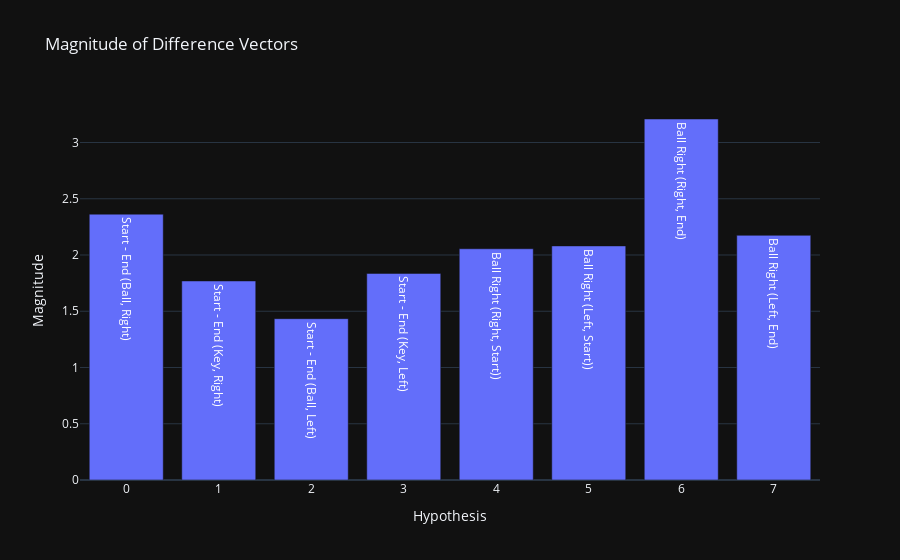

Write notebook code for a chart like this one.
### Markdown cell above
What would be useful here is to pick an embedding and then get back everything that has a high norm with that embedding and to have that highlighted on the graph.

### Code cell
# vector arithmetic experiment.

# get embedding vectors for ball, (5,2), ball (5,6), key (5,2), key (5,6)
ball_5_2 = restricted_embeddings[restricted_labels.index("ball, (5,2)")] # ball right, agent at start
ball_5_6 = restricted_embeddings[restricted_labels.index("ball, (5,6)")] # ball right, agent at end
key_5_2 = restricted_embeddings[restricted_labels.index("key, (5,2)")] # key right, agent at start
key_5_6 = restricted_embeddings[restricted_labels.index("key, (5,6)")] # key right, agent at end
ball_1_2 = restricted_embeddings[restricted_labels.index("ball, (1,2)")] # ball left, agent at start
ball_1_6 = restricted_embeddings[restricted_labels.index("ball, (1,6)")] # ball left, agent at end
key_1_2 = restricted_embeddings[restricted_labels.index("key, (1,2)")] # key left, agent at start
key_1_6 = restricted_embeddings[restricted_labels.index("key, (1,6)")] # key left, agent at end

# print magnitude of each vector
for vector in [ball_5_2, ball_5_6, key_5_2, key_5_6, ball_1_2, ball_1_6, key_1_2, key_1_6]:
    print(torch.norm(vector).item(), end = ", ")

# hypothesis is that key, (5,2) - key, (5,6) = ball, (5,2) - ball, (5,6)
start_minus_end_hyp_1 = ball_5_2 - ball_5_6 # start not end via ball on right
start_minus_end_hyp_2 = key_5_2 - key_5_6 # start not end via key on right
start_minus_end_hyp_3 = ball_1_2 - ball_1_6 # start not end via ball on left
start_minus_end_hyp_4 = key_1_2 - key_1_6 # start not end via key on left

# These are a positive control, there shouldn't be any semantic differences. 
ball_right_hyp_1 = ball_5_2 - key_5_2 # ball right via right position at start
ball_right_hyp_2 = key_1_2 - ball_1_2 # ball right via left position at start
ball_right_hyp_3 = ball_5_6 - key_5_6 # ball right via right position at end
ball_right_hyp_4 = key_1_6 - ball_1_6 # ball right via left position at end


# get the cosine similarity between each combination of vectors, concatenate and then do cosine similarity
# between the concatenated vectors
hypotheses = torch.stack([start_minus_end_hyp_1, start_minus_end_hyp_2, start_minus_end_hyp_3, start_minus_end_hyp_4,
    ball_right_hyp_1, ball_right_hyp_2, ball_right_hyp_3, ball_right_hyp_4], dim=0)
x_labels = [
    "ball, (5,2) - ball, (5,6)", 
    "key, (5,2) - key, (5,6)",
    "ball, (1,2) - ball, (1,6)", 
    "key, (1,2) - key, (1,6)",
    "ball, (5,2) - key, (5,2)", 
    "key, (1,2) - ball, (1,2)", 
    "ball, (5,6) - key, (5,6)", 
    "key, (1,6) - ball, (1,6)"]
y_labels = [
    "Start - End (Ball, Right)",
    "Start - End (Key, Right)",
    "Start - End (Ball, Left)",
    "Start - End (Key, Left)",
    "Ball Right (Right, Start))",
    "Ball Right (Left, Start))",
    "Ball Right (Right, End)",
    "Ball Right (Left, End)",
]
# make a bar chart of the magnitude of the vectors
hypotheses_magnitude = torch.norm(hypotheses, dim=1)
fig = px.bar(
    x=list(range(len(hypotheses_magnitude))),
    y=hypotheses_magnitude,
    labels = {"x": "Hypothesis", "y": "Magnitude"},
    title="Magnitude of Difference Vectors",
    template="plotly_dark",
    text=y_labels,
)
fig.show()


fig = px.imshow(cosine_similarity(hypotheses, hypotheses),
    color_continuous_scale="RdBu",
    color_continuous_midpoint=0.0,
    title="Cosine Similarity Between Hypotheses",
    labels={"color": "Cosine Similarity"},
    x=y_labels,
    y=y_labels,
    template="plotly_dark",
)
fig.update_xaxes(
    tickmode="array",
    tickvals=list(range(len(x_labels))),
    ticktext=y_labels,
)
fig.update_yaxes(
    tickmode="array",
    tickvals=list(range(len(y_labels))),
    ticktext=y_labels,
)
fig.show()

### Figure 1 — Plotly figure (JSON) as saved in the notebook; plotly's stock layout.template omitted (floating-point values rounded to 4 significant figures)
{"data": [{"alignmentgroup": "True", "hovertemplate": "Hypothesis=%{x}<br>Magnitude=%{y}<br>text=%{text}<extra></extra>", "legendgroup": "", "marker": {"color": "#636efa", "pattern": {"shape": ""}}, "name": "", "offsetgroup": "", "orientation": "v", "showlegend": false, "text": ["Start - End (Ball, Right)", "Start - End (Key, Right)", "Start - End (Ball, Left)", "Start - End (Key, Left)", "Ball Right (Right, Start))", "Ball Right (Left, Start))", "Ball Right (Right, End)", "Ball Right (Left, End)"], "textposition": "auto", "type": "bar", "x": [0, 1, 2, 3, 4, 5, 6, 7], "xaxis": "x", "y": [2.363, 1.769, 1.434, 1.836, 2.055, 2.081, 3.209, 2.175], "yaxis": "y"}], "layout": {"barmode": "relative", "legend": {"tracegroupgap": 0}, "title": {"text": "Magnitude of Difference Vectors"}, "xaxis": {"anchor": "y", "domain": [0, 1], "title": {"text": "Hypothesis"}}, "yaxis": {"anchor": "x", "domain": [0, 1], "title": {"text": "Magnitude"}}}}
